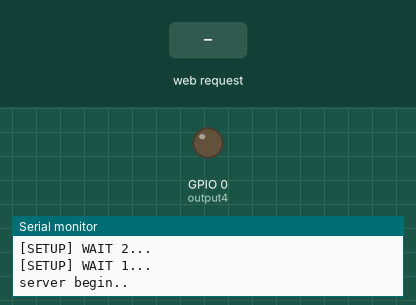
Bench run of a sketch on a simulated ESP8266 (NodeMCU). Shown: output pins drawn as LEDs (lit = HIGH), the last lines printed to the serial monitor. The test bench sets the inputs (shaded band). WiFi joins after 1.5 s; servers stay silent unless stated; uploads are accepted with an empty reply.

Above: at 6.9 s.
7.0 s: HTTP request GET /0/off received
At 7.5 s:
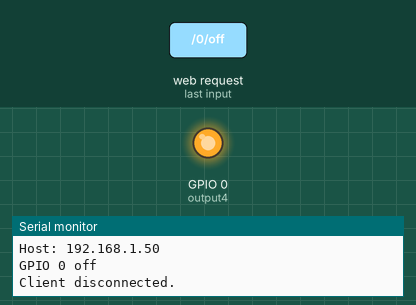
10.0 s: HTTP request GET /0/on received
At 11.4 s:
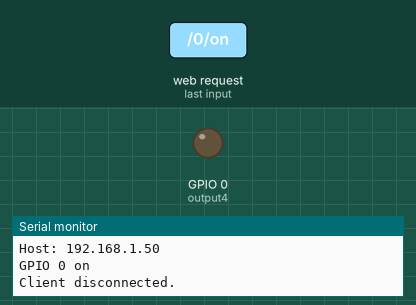
Timing chart, 0 to 13.0 s (numbered marks = the images above; inputs shaded):
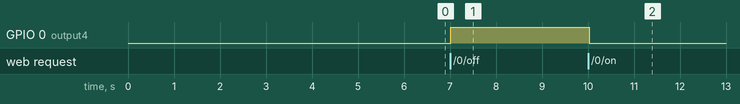

The sketch:

relay-server-lan.ino
```cpp
#include <Arduino.h>

#include <gmFn.h>
#include <gmUrl.h>
#include <gmCfgRead.h>

#include <ESP8266WiFi.h>

gmUrl url("http://192.168.1.201/esp/relay/set.php");


WiFiServer server(80);

// Variable to store the HTTP request
String header;

// Auxiliar variables to store the current output state
//String output5State = "off";
String output4State = "off";

// Assign output variables to GPIO pins
//const int output5 = 2;
const int output4 = 0;


bool exec(const String &txt)
{
//	Serial.print("to exec: ");
//	Serial.println(txt);
	if ( !url.WiFi_check() )
		return false;

//	Serial.println("wifi ok");

   	url.clear();
	url.set("relay", txt);
	//n++;

	int code = url.call();  //
//	Serial.printf("exec:[%s] code:%d\n", txt.c_str(), code);
	if ( code == 0 ){
		gmCfgRead rd(url);
//		rd.get("delay", toDelay);
//		rd.get("name", url.name);
	}
	return true;
}// exec

/*
void show()
{
	if ( st == LOW ){
		Serial.println("closed (magnet is near)");
		exec("close");
		bl.down();
	}else{
		Serial.println("open (magnet is far)");
		exec("open");
		bl.up();
	}
}// show
*/

void setup()
{
	Serial_init();

	pinMode(output4, OUTPUT);
	// Set outputs to LOW
	//digitalWrite(output5, LOW);
	digitalWrite(output4, LOW);


	// Connect to Wi-Fi network with SSID and password
	url.WiFi_connect();
	exec("init");
	/*
	Serial.print("Connecting to ");
	Serial.println(ssid);
	WiFi.begin(ssid, password);

	while ( WiFi.status() != WL_CONNECTED ){
		delay(1000);
		Serial.print(".");
	}

	// Print local IP address and start web server
	Serial.println("");
	Serial.println("WiFi connected.");
	Serial.println("IP address: ");
	Serial.println(WiFi.localIP());
	*/
	server.begin();
	Serial.println("server begin..");
}// setup


void loop()
{
	//Serial.println("loop...");
	WiFiClient client = server.available();   // Listen for incoming clients

	if ( client ){                            // If a new client connects,
		Serial.println("New Client.");          // print a message out in the serial port
		String currentLine = "";                // make a String to hold incoming data from the client
		while ( client.connected() ){           // loop while the client's connected
			if ( client.available() ){            // if there's bytes to read from the client,
				char c = client.read();             // read a byte, then
				Serial.write(c);                    // print it out the serial monitor
				header += c;
				if ( c == '\n' ){                   // if the byte is a newline character
					// if the current line is blank, you got two newline characters in a row.
					// that's the end of the client HTTP request, so send a response:
					if ( currentLine.length() == 0 ){
						// HTTP headers always start with a response code (e.g. HTTP/1.1 200 OK)
						// and a content-type so the client knows what's coming, then a blank line:
						client.println("HTTP/1.1 200 OK");
						client.println("Content-type:text/html");
						client.println("Connection: close");
						client.println();

						// turns the GPIOs on and off
						if ( header.indexOf("GET /2/on") >= 0 ){
							Serial.println("GPIO 2 on");
							//output5State = "on";
							//digitalWrite(output5, HIGH);
						}else if ( header.indexOf("GET /2/off") >= 0 ){
							Serial.println("GPIO 2 off");
							//output5State = "off";
							//digitalWrite(output5, LOW);
						}else if ( header.indexOf("GET /0/on") >= 0 ){
							Serial.println("GPIO 0 on");
							output4State = "on";
							digitalWrite(output4, LOW);
							exec("on");
						}else if ( header.indexOf("GET /0/off") >= 0 ){
							Serial.println("GPIO 0 off");
							output4State = "off";
							digitalWrite(output4, HIGH);
							exec("off");
						}

						// Display the HTML web page
						client.println("<!DOCTYPE html><html>");
						client.println("<head><meta name=\"viewport\" content=\"width=device-width, initial-scale=1\">");
						client.println("<link rel=\"icon\" href=\"data:,\">");
						// CSS to style the on/off buttons
						// Feel free to change the background-color and font-size attributes to fit your preferences
						client.println("<style>html { font-family: Helvetica; display: inline-block; margin: 0px auto; text-align: center;}");
						client.println(".button { background-color: #195B6A; border: none; color: white; padding: 16px 40px;");
						client.println("text-decoration: none; font-size: 30px; margin: 2px; cursor: pointer;}");
						client.println(".button2 {background-color: #77878A;}</style></head>");

						// Web Page Heading
						client.println("<body><h1>ESP8266 Web Server</h1>");

						// Display current state, and ON/OFF buttons for GPIO 5
						//client.println("<p>GPIO 2 - State " + output5State + "</p>");
						// If the output5State is off, it displays the ON button
						//if (output5State=="off") {
						//  client.println("<p><a href=\"/2/on\"><button class=\"button\">ON</button></a></p>");
						//} else {
						//  client.println("<p><a href=\"/2/off\"><button class=\"button button2\">OFF</button></a></p>");
						//}

						// Display current state, and ON/OFF buttons for GPIO 4
						client.println("<p>GPIO 0 - State " + output4State + "</p>");
						// If the output4State is off, it displays the ON button
						if ( output4State == "off" ){
							client.println("<p><a href=\"/0/on\"><button class=\"button\">ON</button></a></p>");
						}else{
							client.println("<p><a href=\"/0/off\"><button class=\"button button2\">OFF</button></a></p>");
						}
						client.println("</body></html>");

						// The HTTP response ends with another blank line
						client.println();
						// Break out of the while loop
						break;
					}else{ // if you got a newline, then clear currentLine
						currentLine = "";
					}
				}else if ( c != '\r' ){  // if you got anything else but a carriage return character,
					currentLine += c;      // add it to the end of the currentLine
				}
			}
		}
		// Clear the header variable
		header = "";
		// Close the connection
		client.stop();
		Serial.println("Client disconnected.");
		Serial.println("");
	}

	delay(50);
}
```

Measured:
- after the input at 7.0 s, GPIO 0 (output4): LOW → HIGH at once
- after the input at 10.0 s, GPIO 0 (output4): HIGH → LOW at once
